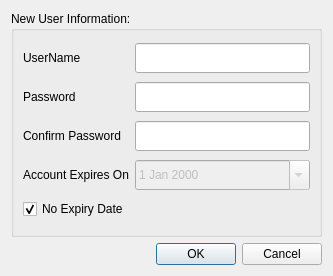
<?xml version="1.0" encoding="UTF-8"?>
<ui version="4.0">
 <class>frmNewUser</class>
 <widget class="QDialog" name="frmNewUser">
  <property name="geometry">
   <rect>
    <x>0</x>
    <y>0</y>
    <width>333</width>
    <height>276</height>
   </rect>
  </property>
  <property name="windowTitle">
   <string>New User Account</string>
  </property>
  <layout class="QGridLayout" name="gridLayout_2">
   <item row="0" column="0">
    <widget class="QGroupBox" name="groupBox">
     <property name="title">
      <string>New User Information:</string>
     </property>
     <layout class="QGridLayout" name="gridLayout">
      <item row="2" column="1">
       <widget class="QLineEdit" name="txtConfirmPass">
        <property name="minimumSize">
         <size>
          <width>0</width>
          <height>30</height>
         </size>
        </property>
        <property name="maxLength">
         <number>50</number>
        </property>
        <property name="echoMode">
         <enum>QLineEdit::Password</enum>
        </property>
       </widget>
      </item>
      <item row="3" column="1">
       <widget class="QDateEdit" name="dtValidity">
        <property name="enabled">
         <bool>false</bool>
        </property>
        <property name="minimumSize">
         <size>
          <width>0</width>
          <height>30</height>
         </size>
        </property>
        <property name="calendarPopup">
         <bool>true</bool>
        </property>
       </widget>
      </item>
      <item row="2" column="0">
       <widget class="QLabel" name="label_3">
        <property name="text">
         <string>Confirm Password</string>
        </property>
       </widget>
      </item>
      <item row="1" column="0">
       <widget class="QLabel" name="label_2">
        <property name="text">
         <string>Password</string>
        </property>
       </widget>
      </item>
      <item row="3" column="0">
       <widget class="QLabel" name="label_4">
        <property name="text">
         <string>Account Expires On</string>
        </property>
       </widget>
      </item>
      <item row="1" column="1">
       <widget class="QLineEdit" name="txtPass">
        <property name="minimumSize">
         <size>
          <width>0</width>
          <height>30</height>
         </size>
        </property>
        <property name="maxLength">
         <number>50</number>
        </property>
        <property name="echoMode">
         <enum>QLineEdit::Password</enum>
        </property>
       </widget>
      </item>
      <item row="0" column="1">
       <widget class="QLineEdit" name="txtUserName">
        <property name="minimumSize">
         <size>
          <width>0</width>
          <height>30</height>
         </size>
        </property>
        <property name="maxLength">
         <number>50</number>
        </property>
       </widget>
      </item>
      <item row="0" column="0">
       <widget class="QLabel" name="label">
        <property name="text">
         <string>UserName</string>
        </property>
       </widget>
      </item>
      <item row="4" column="0" colspan="2">
       <widget class="QCheckBox" name="chkValidity">
        <property name="text">
         <string>No Expiry Date</string>
        </property>
        <property name="checked">
         <bool>true</bool>
        </property>
       </widget>
      </item>
     </layout>
    </widget>
   </item>
   <item row="1" column="0">
    <widget class="QDialogButtonBox" name="buttonBox">
     <property name="orientation">
      <enum>Qt::Horizontal</enum>
     </property>
     <property name="standardButtons">
      <set>QDialogButtonBox::Cancel|QDialogButtonBox::Ok</set>
     </property>
    </widget>
   </item>
  </layout>
 </widget>
 <tabstops>
  <tabstop>txtUserName</tabstop>
  <tabstop>txtPass</tabstop>
  <tabstop>txtConfirmPass</tabstop>
  <tabstop>dtValidity</tabstop>
  <tabstop>chkValidity</tabstop>
  <tabstop>buttonBox</tabstop>
 </tabstops>
 <resources/>
 <connections>
  <connection>
   <sender>buttonBox</sender>
   <signal>rejected()</signal>
   <receiver>frmNewUser</receiver>
   <slot>reject()</slot>
   <hints>
    <hint type="sourcelabel">
     <x>316</x>
     <y>260</y>
    </hint>
    <hint type="destinationlabel">
     <x>286</x>
     <y>274</y>
    </hint>
   </hints>
  </connection>
 </connections>
</ui>
